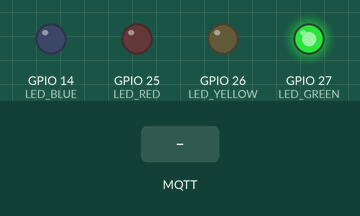
A sketch run on a simulated ESP32. On the bench: output pins drawn as LEDs (lit = HIGH). Dashed ring = blinking. The inputs (shaded band) are chosen by the test bench. WiFi joins after 1.5 s; servers stay silent unless stated; no MQTT or app messages arrive unless stated; what the sketch prints to the serial monitor is not drawn.

Above: at 2.7 s.
2.8 s: MQTT message "EMERGENCY_STOP" arrives on the first subscribed topic
At 2.9 s:
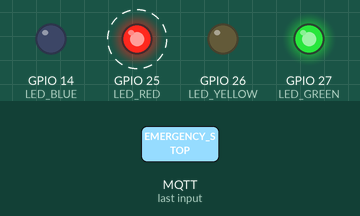
At 5.6 s:
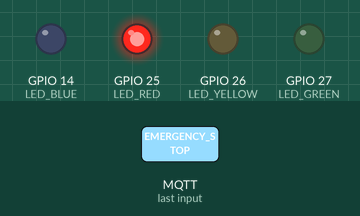
5.8 s: MQTT message "EMERGENCY_STOP" arrives on the second subscribed topic
At 6.1 s:
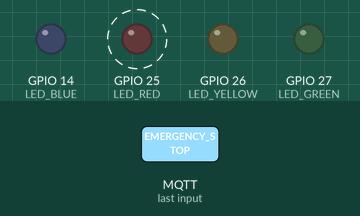
Timing chart, 0 to 9.3 s (numbered marks = the images above; inputs shaded):
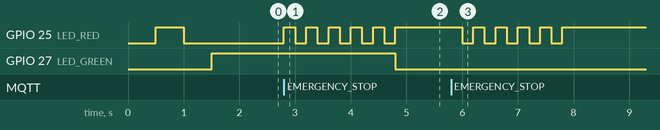

Measured:
- after the input at 2.8 s, GPIO 25 (LED_RED): alternates HIGH for 0.20 s and LOW for 0.20 s, 11 changes in all, then stays HIGH, starting at once; GPIO 27 (LED_GREEN): HIGH → LOW after 2.0 s
- after the input at 5.8 s, GPIO 25 (LED_RED): alternates HIGH for 0.20 s and LOW for 0.20 s, 10 changes in all, then stays HIGH, starting after 0.20 s

The sketch:

station_esp32_firmware.ino
```cpp
/*
 * ChargeUp Charging Station Prototype - ESP32 Firmware
 * Controls: WiFi, MQTT, LED indicators for station status
 */

#include <WiFi.h>
#include <PubSubClient.h>

// ============ CONFIGURATION ============
const char* WIFI_SSID = "YOUR_WIFI_SSID";
const char* WIFI_PASSWORD = "YOUR_WIFI_PASSWORD";
const char* MQTT_SERVER = "192.168.1.100";
const int MQTT_PORT = 1883;
const char* STATION_ID = "STN01";

// LED Pin Definitions
#define LED_RED     25    // Offline / Emergency
#define LED_YELLOW  26    // Queue active / Full
#define LED_GREEN   27    // Available
#define LED_BLUE    14    // Car charging

// Station state
bool isOperational = true;
int availableSlots = 4;
int totalSlots = 4;
bool isCharging = false;
String currentCarId = "";

WiFiClient espClient;
PubSubClient mqtt(espClient);

unsigned long lastStatus = 0;
const long statusInterval = 3000;

void setup() {
    Serial.begin(115200);

    pinMode(LED_RED, OUTPUT);
    pinMode(LED_YELLOW, OUTPUT);
    pinMode(LED_GREEN, OUTPUT);
    pinMode(LED_BLUE, OUTPUT);

    allLedsOff();
    connectWiFi();

    mqtt.setServer(MQTT_SERVER, MQTT_PORT);
    mqtt.setCallback(mqttCallback);
}

void loop() {
    if (!mqtt.connected()) {
        reconnectMQTT();
    }
    mqtt.loop();

    if (millis() - lastStatus > statusInterval) {
        sendStatus();
        lastStatus = millis();
    }

    updateLeds();
}

void connectWiFi() {
    Serial.print("Connecting to WiFi");
    WiFi.begin(WIFI_SSID, WIFI_PASSWORD);

    while (WiFi.status() != WL_CONNECTED) {
        delay(500);
        Serial.print(".");
        digitalWrite(LED_RED, !digitalRead(LED_RED));
    }

    Serial.println("\nWiFi Connected!");
    Serial.println(WiFi.localIP());
    allLedsOff();
    digitalWrite(LED_GREEN, HIGH);
}

void reconnectMQTT() {
    while (!mqtt.connected()) {
        String clientId = "ChargeUp_Station_" + String(STATION_ID);

        if (mqtt.connect(clientId.c_str())) {
            Serial.println("MQTT Connected!");

            String cmdTopic = "chargeup/station/" + String(STATION_ID) + "/command";
            mqtt.subscribe(cmdTopic.c_str());
            mqtt.subscribe("chargeup/broadcast");

            Serial.println("Subscribed: " + cmdTopic);
        } else {
            delay(2000);
        }
    }
}

void mqttCallback(char* topic, byte* payload, unsigned int length) {
    String message = "";
    for (int i = 0; i < length; i++) {
        message += (char)payload[i];
    }

    Serial.println("CMD: " + message);

    if (message.startsWith("START_CHARGE")) {
        isCharging = true;
        availableSlots = max(0, availableSlots - 1);
        Serial.println(">> Charging started");
    }
    else if (message.startsWith("STOP_CHARGE")) {
        isCharging = false;
        availableSlots = min(totalSlots, availableSlots + 1);
        Serial.println(">> Charging stopped");
    }
    else if (message.startsWith("EMERGENCY_STOP")) {
        isOperational = false;
        isCharging = false;
        Serial.println(">> EMERGENCY STOP!");
        flashRed(5);
    }
    else if (message.startsWith("RESET")) {
        isOperational = true;
        isCharging = false;
        availableSlots = totalSlots;
        Serial.println(">> Station reset");
    }
    else if (message.startsWith("SLOT_UPDATE,")) {
        availableSlots = message.substring(12).toInt();
    }

    updateLeds();
    sendStatus();
}

void sendStatus() {
    String topic = "chargeup/station/" + String(STATION_ID) + "/status";

    String payload = "{";
    payload += "\"station_id\":\"" + String(STATION_ID) + "\",";
    payload += "\"operational\":" + String(isOperational ? "true" : "false") + ",";
    payload += "\"available_slots\":" + String(availableSlots) + ",";
    payload += "\"total_slots\":" + String(totalSlots) + ",";
    payload += "\"charging\":" + String(isCharging ? "true" : "false");
    payload += "}";

    mqtt.publish(topic.c_str(), payload.c_str());
}

void updateLeds() {
    if (!isOperational) {
        digitalWrite(LED_RED, HIGH);
        digitalWrite(LED_YELLOW, LOW);
        digitalWrite(LED_GREEN, LOW);
        digitalWrite(LED_BLUE, LOW);
        return;
    }

    digitalWrite(LED_RED, LOW);
    digitalWrite(LED_BLUE, isCharging ? HIGH : LOW);
    digitalWrite(LED_GREEN, availableSlots > 0 ? HIGH : LOW);
    digitalWrite(LED_YELLOW, availableSlots == 0 ? HIGH : LOW);
}

void flashRed(int times) {
    for (int i = 0; i < times; i++) {
        digitalWrite(LED_RED, HIGH);
        delay(200);
        digitalWrite(LED_RED, LOW);
        delay(200);
    }
}

void allLedsOff() {
    digitalWrite(LED_RED, LOW);
    digitalWrite(LED_YELLOW, LOW);
    digitalWrite(LED_GREEN, LOW);
    digitalWrite(LED_BLUE, LOW);
}
```
